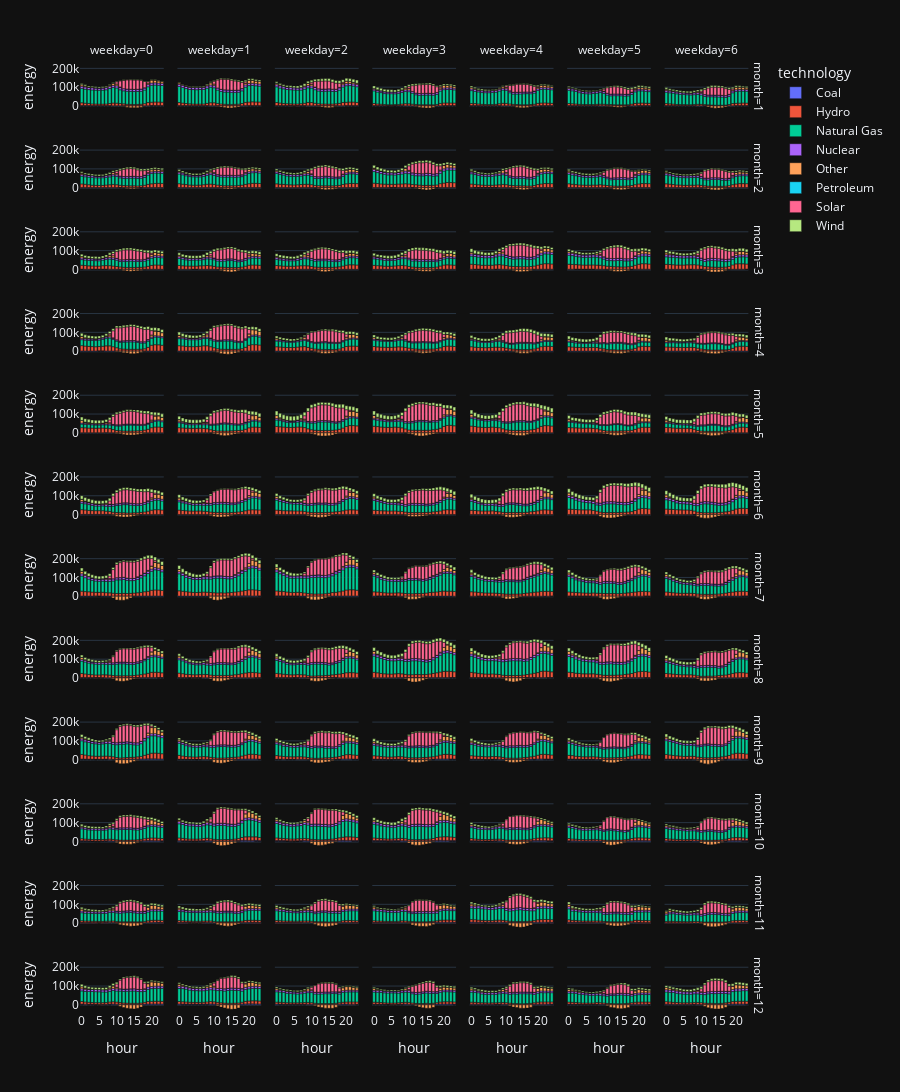

The code cell stored with this chart in its notebook:
### Code cell
fig = px.bar(
    data_frame=r,
    x="hour",
    y=cols_num,
    color="technology",
    facet_row="month",
    facet_col="weekday",
    height=3000
)

fig
